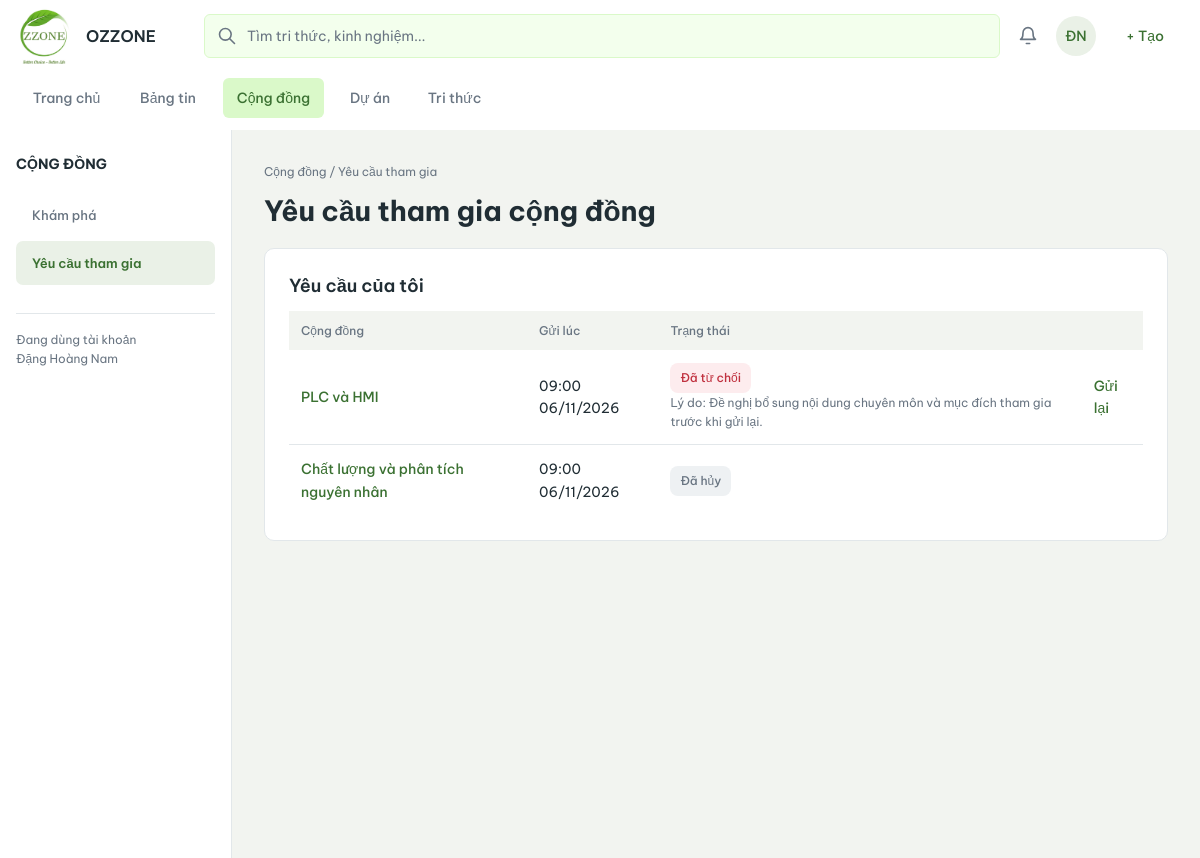
Screenshot of /cong-dong/yeu-cau-tham-gia/ (signed in) with the database file from the repository.
### projectp/models.py (models this page shows, shortened)
class TimeStamped(models.Model):
    ngay_tao = models.DateTimeField(auto_now_add=True)
    ngay_cap_nhat = models.DateTimeField(auto_now=True)
    class Meta:
        abstract = True

class YeuCauThamGia(TimeStamped):
    class Status(models.TextChoices):
        PENDING = "cho_duyet", "Chờ duyệt"
        ACCEPTED = "da_duyet", "Đã duyệt"
        REJECTED = "da_tu_choi", "Đã từ chối"
        CANCELLED = "da_huy", "Đã hủy"
    ma_yeu_cau = models.BigAutoField(primary_key=True)
    cong_dong = models.ForeignKey(CongDong, on_delete=models.PROTECT, db_column="ma_cong_dong")
    nguoi_dung = models.ForeignKey(USER, on_delete=models.PROTECT, related_name='+', db_column='ma_nguoi_dung')
    loi_nhan = models.TextField(blank=True)
    trang_thai = models.CharField(max_length=30, choices=Status.choices, default=Status.PENDING)
    nguoi_xu_ly = models.ForeignKey(
        USER,
        null=True,
        blank=True,
        on_delete=models.PROTECT,
        related_name='+',
        db_column='nguoi_xu_ly',
    )
    ngay_xu_ly = models.DateTimeField(null=True, blank=True, db_column="xu_ly_luc")
    ly_do_xu_ly = models.TextField(blank=True)
    class Meta:
        db_table = "YEU_CAU_THAM_GIA"
        constraints = [
            models.UniqueConstraint(
                fields=['cong_dong', 'nguoi_dung'],
                condition=Q(trang_thai='cho_duyet'),
                name='uq_join_pending',
            ),
            models.CheckConstraint(
                condition=(
                    Q(trang_thai='cho_duyet', ngay_xu_ly__isnull=True, nguoi_xu_ly__isnull=True)
                    | Q(
                        trang_thai__in=['da_duyet', 'da_tu_choi', 'da_huy'],
                        ngay_xu_ly__isnull=False,
                        nguoi_xu_ly__isnull=False,
                    )
                ),
                name='ck_join_decision',
            ),
        ]

class SoftDeleted(TimeStamped):
    da_xoa_mem = models.BooleanField(default=False, db_column="da_xoa")
    ngay_xoa = models.DateTimeField(null=True, blank=True)
    nguoi_xoa = models.ForeignKey(
        USER,
        null=True,
        blank=True,
        on_delete=models.PROTECT,
        related_name='+',
        db_column='nguoi_xoa',
    )
    class Meta:
        abstract = True

class CongDong(SoftDeleted):
    class Type(models.TextChoices):
        GENERAL = "chung", "Thông thường"
        PROJECT = "du_an", "Cộng đồng dự án"
    class JoinRule(models.TextChoices):
        OPEN = "truc_tiep", "Tham gia trực tiếp"
        APPROVAL = "cho_duyet", "Cần duyệt yêu cầu"
        PROJECT_MANAGED = "theo_du_an", "Quản lý qua thành viên dự án"
    ma_cong_dong = models.BigAutoField(primary_key=True)
    ten_cong_dong = models.CharField(max_length=200)
    chu_de = models.CharField("Chủ đề", max_length=150, blank=True)
    mo_ta = models.TextField(blank=True)
    loai_cong_dong = models.CharField(max_length=30, choices=Type.choices, default=Type.GENERAL)
    pham_vi_truy_cap = models.CharField(
        max_length=30,
        choices=[('noi_bo', 'Toàn công ty'), ('thanh_vien', 'Chỉ thành viên')],
        default='noi_bo',
    )
    quy_tac_tham_gia = models.CharField(max_length=30, choices=JoinRule.choices, default=JoinRule.APPROVAL)
    nguoi_tao = models.ForeignKey(USER, on_delete=models.PROTECT, related_name='+', db_column='nguoi_tao')
    class Meta:
        db_table = "CONG_DONG"
        constraints = [
            models.CheckConstraint(
                condition=(
                    Q(loai_cong_dong='du_an', quy_tac_tham_gia='theo_du_an')
                    | Q(loai_cong_dong='chung') & ~Q(quy_tac_tham_gia='theo_du_an')
                ),
                name='ck_com_join_rule',
            ),
        ]

### communities/views/uc_com_02_tham_gia.py (the view)
# urls.py: path("yeu-cau-tham-gia/", views.join_requests, name="requests"),
@login_required
@can_doi_mat_khau
@handled
def join_requests(request):
    so_huu = active_community_memberships(request.user).filter(
        vai_tro=CommunityRole.OWNER, cong_dong__loai_cong_dong=CongDong.Type.GENERAL,
    ).values_list("cong_dong_id", flat=True)
    status = request.GET.get("status", "cho_duyet")
    if status not in (*YeuCauThamGia.Status.values, "all"):
        status = "cho_duyet"
    q = request.GET.get("q", "").strip()
    den = (YeuCauThamGia.objects.filter(cong_dong_id__in=so_huu)
           .select_related("cong_dong", "nguoi_xu_ly", "nguoi_dung__ho_so_nhan_vien__phong_ban")
           .order_by("-ngay_tao"))
    if status != "all":
        den = den.filter(trang_thai=status)
    if q:
        den = den.filter(Q(nguoi_dung__first_name__icontains=q) | Q(nguoi_dung__last_name__icontains=q)
                         | Q(cong_dong__ten_cong_dong__icontains=q))
    context = {
        "is_owner_anywhere": len(so_huu) > 0,
        "incoming": den,
        "mine": YeuCauThamGia.objects.filter(nguoi_dung=request.user, cong_dong__da_xoa_mem=False).select_related("cong_dong")
                                     .order_by("-ngay_tao"),
        "status": status,
        "q": q,
        "status_choices": [("cho_duyet", "Chờ duyệt"), ("da_duyet", "Đã duyệt"), ("da_tu_choi", "Đã từ chối"),
                           ("da_huy", "Đã hủy"), ("all", "Tất cả")],
    }
    context.update(sidebar(request, "requests"))
    return render(request, "communities/requests.html", context)

### communities/templates/communities/requests.html (shortened to what this page needs)
{% extends "communities/_base.html" %}
{% load ozzone_names %}
{% block content %}
<div class="oz-page">
  <p class="oz-breadcrumb"><a href="{% url 'communities:list' %}">Cộng đồng</a> / Yêu cầu tham gia</p>
  <h1 class="oz-page-title">Yêu cầu tham gia cộng đồng</h1>
  <section class="oz-card">
    <h2 class="oz-card-title">Yêu cầu của tôi</h2>
    {% if mine %}
    <div class="cm-table-scroll" role="region" aria-label="Yêu cầu tham gia" tabindex="0">
    <table class="oz-table">
      <thead><tr><th>Cộng đồng</th><th>Gửi lúc</th><th>Trạng thái</th><th></th></tr></thead>
      <tbody>
      {% for r in mine %}
        <tr>
          <td><a class="oz-link" href="{% url 'communities:detail' r.cong_dong_id %}">{{ r.cong_dong.ten_cong_dong }}</a></td>
          <td>{{ r.ngay_tao|date:"H:i d/m/Y" }}</td>
          <td><span class="oz-badge {% if r.trang_thai == 'cho_duyet' %}oz-badge-warn{% elif r.trang_thai == 'da_tu_choi' %}oz-badge-danger{% elif r.trang_thai == 'da_huy' %}oz-badge-muted{% endif %}">{{ r.get_trang_thai_display }}</span>{% if r.ly_do_xu_ly and r.trang_thai == 'da_tu_choi' %}<span class="oz-cell-sub">Lý do: {{ r.ly_do_xu_ly }}</span>{% endif %}</td>
          <td>{% if r.trang_thai == 'cho_duyet' %}<form method="post" action="{% url 'communities:cancel_request' r.pk %}" class="oz-inline-form">{% csrf_token %}<button class="oz-link oz-link-danger" type="submit">Hủy yêu cầu</button></form>{% elif r.trang_thai == 'da_tu_choi' %}<a class="oz-link" href="{% url 'communities:detail' r.cong_dong_id %}#yeu-cau">Gửi lại</a>{% endif %}</td>
        </tr>
      {% endfor %}
      </tbody>
    </table>
    </div>
    {% else %}
      <p class="oz-empty">Bạn chưa gửi yêu cầu tham gia nào.</p>
    {% endif %}
  </section>
</div>
{% endblock %}

### communities/templates/communities/_base.html (shortened to what this page needs)
{% extends "base.html" %}
{% load ozzone_names %}
{% load static %}
{% block extra_css %}
<link rel="stylesheet" href="{% static 'ozzone/components.css' %}">
<link rel="stylesheet" href="{% static 'communities/communities.css' %}">
<link rel="stylesheet" href="{% static 'communities/responsive.css' %}?v=20261113-context">
<link rel="stylesheet" href="{% static 'ozzone/workspace.css' %}?v=20261116-image-sizing">
{% endblock %}
{% block main_class %}cm-main{% endblock %}
{% block sidebar %}
<aside class="oz-sidebar cm-sidebar oz-module-sidebar" aria-label="Điều hướng cộng đồng">
  <h2 class="oz-module-title">Cộng đồng</h2>
  <nav class="oz-module-nav" aria-label="Mục chung của cộng đồng">
    <a class="oz-side-link {% if active_side == 'explore' %}is-active{% endif %}"
       href="{% url 'communities:list' %}"{% if active_side == 'explore' %} aria-current="page"{% endif %}>Khám phá</a>
    <a class="oz-side-link {% if active_side == 'requests' %}is-active{% endif %}"
       href="{% url 'communities:requests' %}"{% if active_side == 'requests' %} aria-current="page"{% endif %}>
      <span>Yêu cầu tham gia</span>{% if side_pending %}<span class="oz-count" aria-label="{{ side_pending }} yêu cầu chờ duyệt">{{ side_pending }}</span>{% endif %}
    </a>
  </nav>
  <p class="oz-sidebar-foot">Đang dùng tài khoản<br>{{ request.user|ho_ten }}</p>
</aside>
{% endblock %}

### templates/base.html (shortened to what this page needs)
{% load ozzone_names %}
{% load static %}
{% url 'core:home' as home_url %}
{% url 'social:feed' as feed_url %}
{% url 'communities:list' as communities_url %}
{% url 'projects:list' as projects_url %}
{% url 'knowledge:list' as knowledge_url %}
{% url 'knowledge:search' as search_url %}
{% url 'notifications:list' as notices_url %}
{% url 'accounts:profile' as profile_url %}
{% url 'accounts:login' as login_url %}
{% url 'accounts:logout' as logout_url %}
{% url 'admin:index' as admin_url %}
{% url 'admin:login' as admin_login_url %}
{% url 'social:create' as create_post_url %}
{% url 'admin:projectp_congdong_add' as create_community_url %}
{% url 'projects:create' as create_project_url %}
{% url 'knowledge:create' as create_knowledge_url %}
{% firstof home_url projects_url as landing_url %}
{% firstof active_nav request.resolver_match.app_name as current_app %}
<!DOCTYPE html>
<html lang="vi">
<head>
    <link rel="stylesheet" href="{% static 'ozzone/post_attachments.css' %}?v=attachment-controls">
    <link rel="stylesheet" href="{% static 'ozzone/confirmation.css' %}">
    {% block extra_css %}{% endblock %}
</head>
<body>
    <header class="oz-header">
        <a
            class="oz-brand"
            href="{{ landing_url }}"
            aria-label="OZZONE"
        >
            <span class="oz-logo">
                <img
                    src="{% static 'ozzone/logo.jpg' %}"
                    alt=""
                >
            </span>
            <span class="oz-brand-text">OZZONE</span>
        </a>
        <nav class="oz-nav" aria-label="Điều hướng chính">
            {% if home_url %}
                <a
                    class="oz-nav-item"
                    href="{{ home_url }}"
                >
                    Trang chủ
                </a>
            {% endif %}
            {% if feed_url %}
                <a
                    class="oz-nav-item"
                    href="{{ feed_url }}"
                >
                    Bảng tin
                </a>
            {% endif %}
            {% if communities_url %}
                <a
                    class="oz-nav-item"
                    href="{{ communities_url }}"
                    {% if current_app == 'communities' %}
                        aria-current="page"
                    {% endif %}
                >
                    Cộng đồng
                </a>
            {% endif %}
            {% if projects_url %}
                <a
                    class="oz-nav-item"
                    href="{{ projects_url }}"
                >
                    Dự án
                </a>
            {% else %}
                <span class="oz-nav-item" aria-disabled="true">
                    Dự án
                </span>
            {% endif %}
            {% if knowledge_url %}
                <a
                    class="oz-nav-item"
                    href="{{ knowledge_url }}"
                >
                    Tri thức
                </a>
            {% endif %}
        </nav>
        <form
            class="oz-search"
            method="get"
            {% if search_url %}
                action="{{ search_url }}"
            {% endif %}
        >
            <input
                type="search"
                name="q"
                placeholder="Tìm tri thức, kinh nghiệm..."
                aria-label="Tìm tri thức, kinh nghiệm"
            >
        </form>
        <a
            class="oz-bell"
            aria-label="Thông báo"
            {% if notices_url %}
                href="{{ notices_url }}"
            {% else %}
                aria-disabled="true"
                title="Thông báo đang được tích hợp"
            {% endif %}
        >
        </a>
        {% if request.user.is_authenticated %}
            <details class="oz-menu">
                <summary
                    class="oz-avatar"
                    aria-label="Tài khoản {{ request.user.username }}"
                >
                    {% if request.user.first_name or request.user.last_name %}
                        {{ request.user.last_name|first|upper }}{{ request.user.first_name|first|upper }}
                    {% else %}
                        {{ request.user.username|slice:':2'|upper }}
                    {% endif %}
                </summary>
            </details>
            <details class="oz-menu">
                <summary class="oz-create">+ Tạo</summary>
            </details>
        {% endif %}
    </header>
    <div class="oz-layout">
        {% block sidebar %}{% endblock %}
        <main
            id="main-content"
            class="oz-main {% block main_class %}{% endblock %}"
        >
            {% block content %}{% endblock %}
        </main>
    </div>
</body>
</html>

### rows the page displays
YeuCauThamGia: cong_dong.ten_cong_dong "PLC và HMI", ngay_tao "09:00 06/11/2026", trang_thai "Đã từ chối", ly_do_xu_ly "Đề nghị bổ sung nội dung chuyên môn và mục đích tham gia trước khi gửi lại.", shows "Gửi lại"
YeuCauThamGia: cong_dong.ten_cong_dong "Chất lượng và phân tích nguyên nhân", ngay_tao "09:00 06/11/2026", trang_thai "Đã hủy"

### other values shown
{{ request.user.last_name|first|upper }} "Đ"
{{ request.user.first_name|first|upper }} "N"
{{ request.user|ho_ten }} "Đặng Hoàng Nam"
